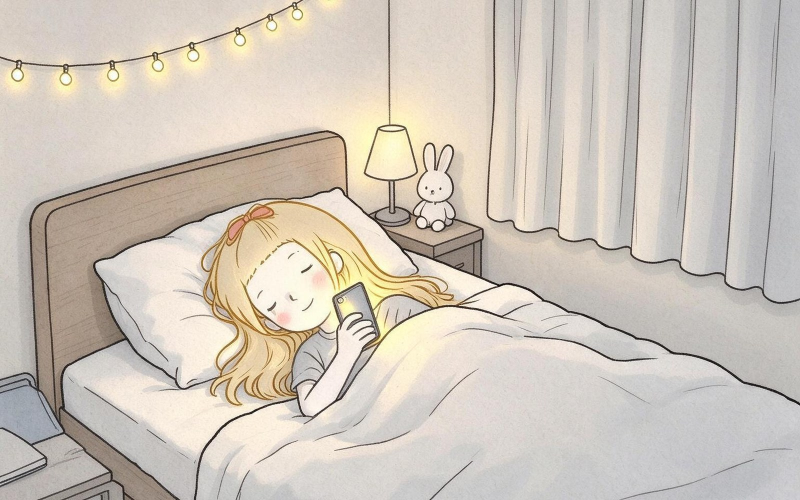
#> input picture game/backgrounds-painted/sleep-girl-closed.jpg, 1600 x 1000 px (shown at 1/2 size); its folder holds 6 pictures in this run
$ python vectorize_curtain.py
#> lines starting #> are read from the running program, lines starting #| are printed output that depends on the picture
"""把窗帘矢量化成「竖条渐变 + 下摆曲线」，用 PIL 近似渲染做预览。"""

from __future__ import annotations

import pathlib

import numpy as np
from PIL import Image, ImageDraw

ROOT = pathlib.Path(__file__).resolve().parent.parent
BG = ROOT / "game" / "backgrounds-painted"
OUT = ROOT / "tmp" / "art" / "shots"
W, H = 1600, 1000

# 窗口内需要被覆盖的区域
X0, X1 = int(W * 0.688), int(W * 0.985)
Y0, Y1 = 0, int(H * 0.575)


def analyse(closed_path: pathlib.Path):
    im = Image.open(closed_path).convert("RGB").resize((W, H), Image.LANCZOS)
#> im is the input picture: PIL image 1600x1000 RGB; mean R, G, B 207, 198.3, 187.3
    crop = np.asarray(im.crop((X0, Y0, X1, Y1)), dtype=np.float32)
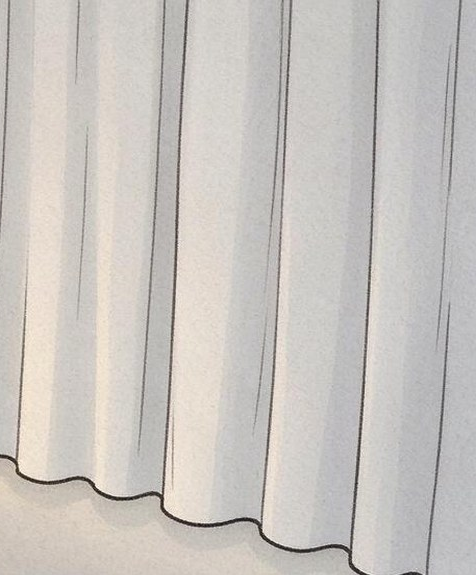
#> crop: shape (575, 476, 3) float32; mean R, G, B 200.8, 196.5, 192
    h, w, _ = crop.shape
#> h = 575; w = 476
    # 每列平均色 → 1D 颜色剖面
    cols = crop.mean(axis=0)  # (w, 3)
#> cols = 476 rows, first 8: [195.3, 189.8, 183.6], [194.5, 189, 182.8], [193.7, 188.2, 181.8], [193, 187.5, 181.1], [194.3, 188.6, 182.1], [192.6, 186.9, 180.5], [192.4, 186.7, 180.3], [190.4, 184.8, 178.3]
    # 下摆：每列从下往上找"布料"结束的位置（亮度跌落）
    lum = crop.mean(axis=2)
    hem = []
    for x in range(w):
        col = lum[:, x]
        idx = h - 1
        while idx > 0 and col[idx] < 150:
            idx -= 1
        hem.append(int(idx))
#> after the loop, hem = 476 values, max 574 at index 0, min 547 at index 427, mean 573.7
    hem = np.array(hem, dtype=np.float32)
    # 平滑下摆
    k = 9
    hem = np.convolve(hem, np.ones(k) / k, mode="same")
#> hem = 476 values, max 574 at index 4, min 318.9 at index 0, mean 571.1
    hem[: k] = hem[k]
    hem[-k:] = hem[-k - 1]
    return cols, hem, w, h


def render_pull(cols, hem, pull: float, base_name: str, out_name: str) -> None:
    base = Image.open(BG / base_name).convert("RGB")
    canvas = base.copy()
    draw = ImageDraw.Draw(canvas)
    w = len(cols)
    target = int(w * max(0.04, pull))
    if target < 2:
        canvas.save(OUT / out_name)
        return

    # 采样每一列的颜色，压缩到 target 宽度
    xs = np.linspace(0, w - 1, target).astype(int)
    for i, sx in enumerate(xs):
        x = X0 + target - 1 - i + (w - target)
        yy = Y0 + int(hem[sx])
        color = tuple(int(v) for v in cols[sx])
        draw.line([(X0 + w - target + i, Y0), (X0 + w - target + i, yy)], fill=color)
    canvas.save(OUT / out_name)


if __name__ == "__main__":
    cols, hem, w, h = analyse(BG / "sleep-girl-closed.jpg")
#> hem = 476 values, max 574 at index 0, min 568.4 at index 423, mean 573.7; w = 476; h = 575
    print("剖面列数", w, "下摆范围", int(hem.min()), int(hem.max()))
#| 剖面列数 476 下摆范围 568 574
    for p in (0.25, 0.5, 0.75, 1.0):
        render_pull(cols, hem, p, "sleep-girl-curtained.jpg", f"vec-{int(p*100)}.png")
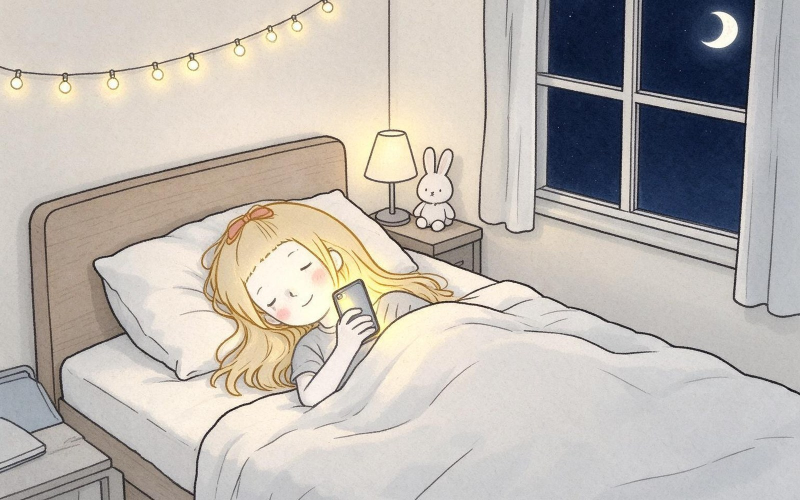
#> input picture game/backgrounds-painted/sleep-girl-curtained.jpg, 1600 x 1000 px (shown at 1/2 size)
#> in render_pull, base is the input picture: PIL image 1600x1000 RGB; mean R, G, B 189.4, 183.3, 177
#> in render_pull, `w = len(cols)`: w = 476
#> in render_pull, `target = int(w * max(0.04, pull))`: target = 119
#> the loop in render_pull, `for i, sx in enumerate(xs):` made 119 passes
#> (x, color) on passes 1 to 12: (1575, (195, 189, 183)), (1574, (194, 188, 182)), (1573, (190, 185, 178)), (1572, (201, 194, 188)), (1571, (198, 192, 184)), (1570, (201, 193, 184)), (1569, (207, 198, 188)), (1568, (217, 208, 197)), (1567, (221, 211, 199)), (1566, (225, 214, 202)), (1565, (225, 214, 202)), (1564, (224, 213, 201))
#> in render_pull, `canvas.save(OUT / out_name)`:
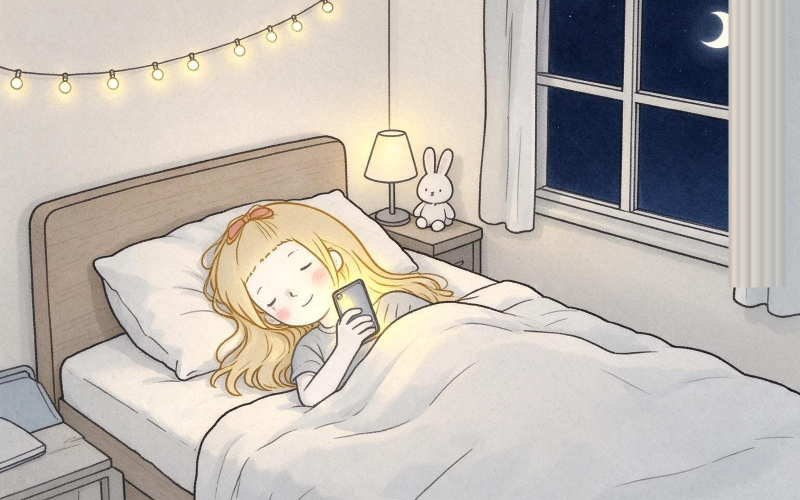
#> saved as vec-25.png: PIL image 1600x1000 RGB (shown at 1/2 size); mean R, G, B 191.5, 185.1, 178.2
    print("rendered")
